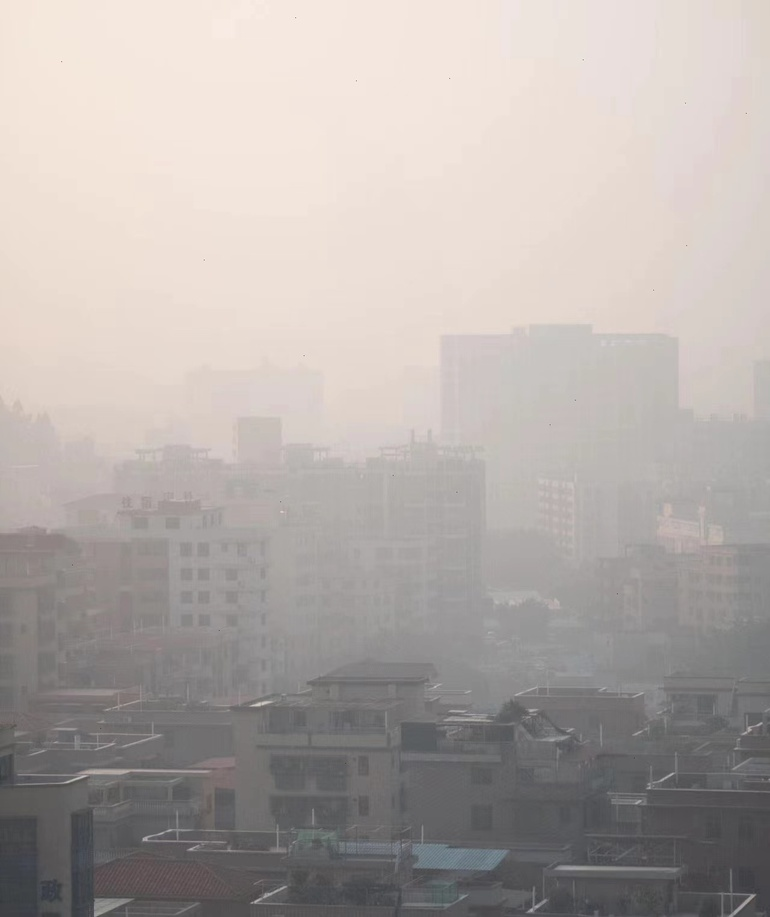
#> input picture Dehaze/medium.jpg, 770 x 917 px, shrunk from 1280 x 1525 before the run
$ python Dehaze.py   (older library calls are emulated)
#> lines starting #> are read from the running program, lines starting #| are printed output that depends on the picture
import sys
import cv2
import math
import numpy as np

#暗通道
def Dark_Channel(I,sr):
    b,g,r = cv2.split(I)
    src = cv2.min(cv2.min(r,g),b)
    kernel = cv2.getStructuringElement(cv2.MORPH_RECT,(2*sr+1,2*sr+1))
    dark = cv2.erode(src,kernel)
    return dark

#大气光强度A
def Atmospheric_Light(I,dark):
    [height,width] = I.shape[:2]
    I_size = height * width
    numpx = int(max(math.floor(I_size/1000),1))
    Dark_vec = dark.reshape(I_size,1)
    I_vec = I.reshape(I_size,3)
    indices = Dark_vec.argsort()
    indices = indices[I_size-numpx::]
    atmsum = np.zeros([1,3])
    for i in range(1,numpx):
       atmsum = atmsum + I_vec[indices[i]]
    A = atmsum / numpx
    return A

#透射率t(x)
def Estimate_Transmission(I,A,r,omega):
    I_norm = np.empty(I.shape,I.dtype)
    for ind in range(0,3):
        I_norm[:,:,ind] = I[:,:,ind]/A[0,ind]
    transmission = 1 - omega*Dark_Channel(I_norm,r)
    return transmission

#导向滤波
def GuideFilter(I,p,r,eps):
    mean_I = cv2.boxFilter(I,cv2.CV_64F,(r,r))
    mean_p = cv2.boxFilter(p, cv2.CV_64F,(r,r))
    mean_Ip = cv2.boxFilter(I*p,cv2.CV_64F,(r,r))
    cov_Ip = mean_Ip - mean_I*mean_p
    mean_II = cv2.boxFilter(I*I,cv2.CV_64F,(r,r))
    var_I   = mean_II - mean_I*mean_I

    a = cov_Ip/(var_I + eps)
    b = mean_p - a * mean_I
    mean_a = cv2.boxFilter(a,cv2.CV_64F,(r,r))
    mean_b = cv2.boxFilter(b,cv2.CV_64F,(r,r))
    return mean_a * I + mean_b

def TransmissionRefine(I, Tm):
    gray = cv2.cvtColor(I,cv2.COLOR_BGR2GRAY)
    gray = np.float64(gray)/255
    #GuideFilter中的均值滤波半径
    r = 60
    #确保分母不为0
    eps = 0.0001
    t = GuideFilter(gray,Tm,r,eps)
    return t

def Recover(I,t,A,tx):
    res = np.empty(I.shape,I.dtype)
    t = cv2.max(t,tx)
    for ind in range(0,3):
        res[:,:,ind] = (I[:,:,ind]-A[0,ind])/t + A[0,ind]
    return res

if __name__ == '__main__':
    fn = 'medium.jpg'
    src = cv2.imread(fn)
#> src is the input picture: shape (917, 770, 3); mean B, G, R 168.3, 171.8, 178.8
    I = src.astype('float64')/255

    #暗通道最小值滤波半径
    r=15
    #去除模糊的程度
    omega=0.95
    tx=0.1
    dark = Dark_Channel(I,r)
#> in Dark_Channel, `dark = cv2.erode(src,kernel)`:
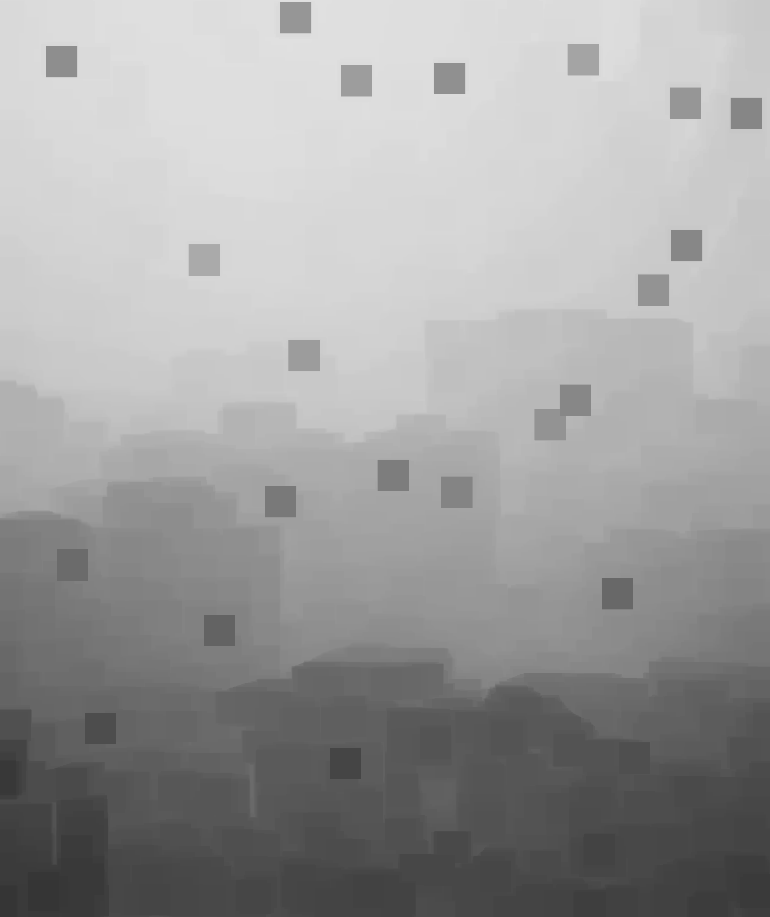
#> dark: shape (917, 770) float64; min 0.208, max 0.878, mean 0.62
    cv2.imwrite("Dark_medium_r15.jpg",dark*255)
    A = Atmospheric_Light(I,dark)
#> in Atmospheric_Light, `indices = indices[I_size-numpx::]`: indices = 706 values from 0 to 0
#> the loop in Atmospheric_Light, `for i in range(1,numpx):` made 705 passes
#> atmsum on passes 1 to 3: [[0.855, 0.898, 0.953]], [[1.71, 1.8, 1.91]], [[2.56, 2.69, 2.86]]
#> after the loop in Atmospheric_Light, `for i in range(1,numpx):`: atmsum = [[602.7, 633.1, 671.8]]
#> in Atmospheric_Light, `A = atmsum / numpx`: A = [[0.854, 0.897, 0.952]]
#> A = [[0.854, 0.897, 0.952]]
    Tm = Estimate_Transmission(I,A,r,omega)
#> after the loop in Estimate_Transmission, `for ind in range(0,3):`:
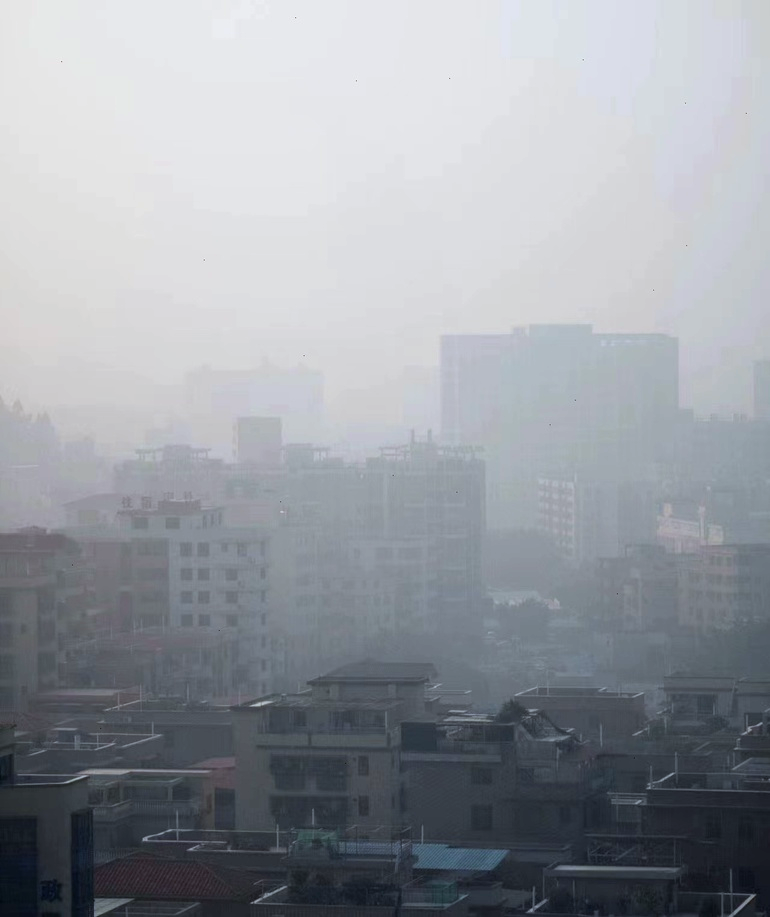
#> I_norm: shape (917, 770, 3) float64; mean B, G, R 0.773, 0.751, 0.737; drawn with min black and max white
    t = TransmissionRefine(src,Tm)
#> in GuideFilter, `return mean_a * I + mean_b`:
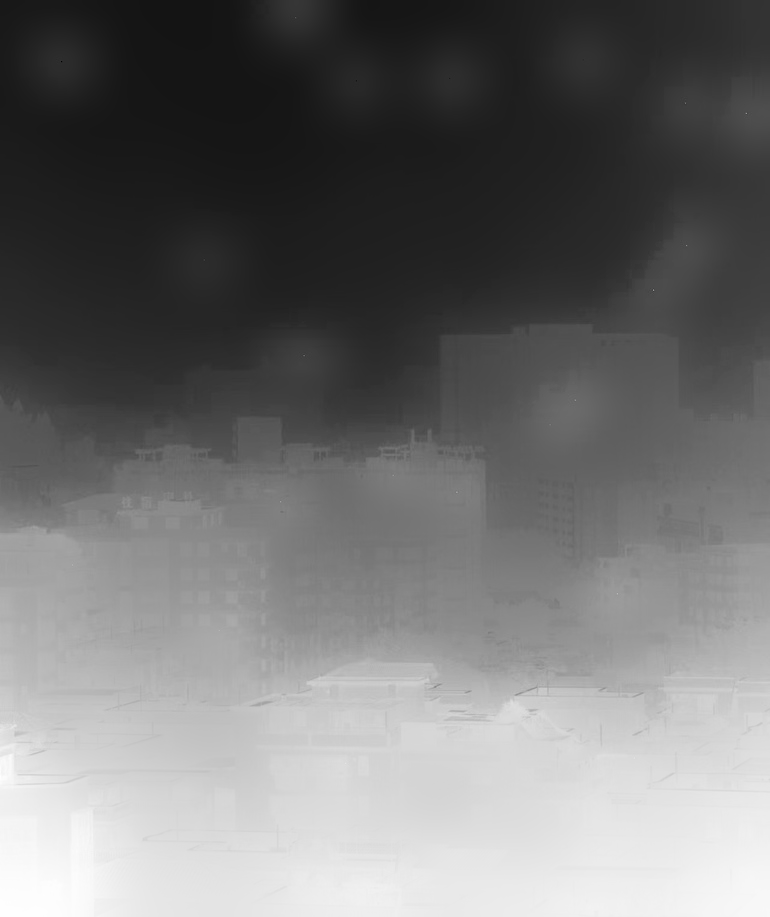
#> returned value: shape (917, 770) float64; min -0.0237, max 0.786, mean 0.339; drawn with min black and max white
    J = Recover(I,t,A,tx)
#> after the loop in Recover, `for ind in range(0,3):`:
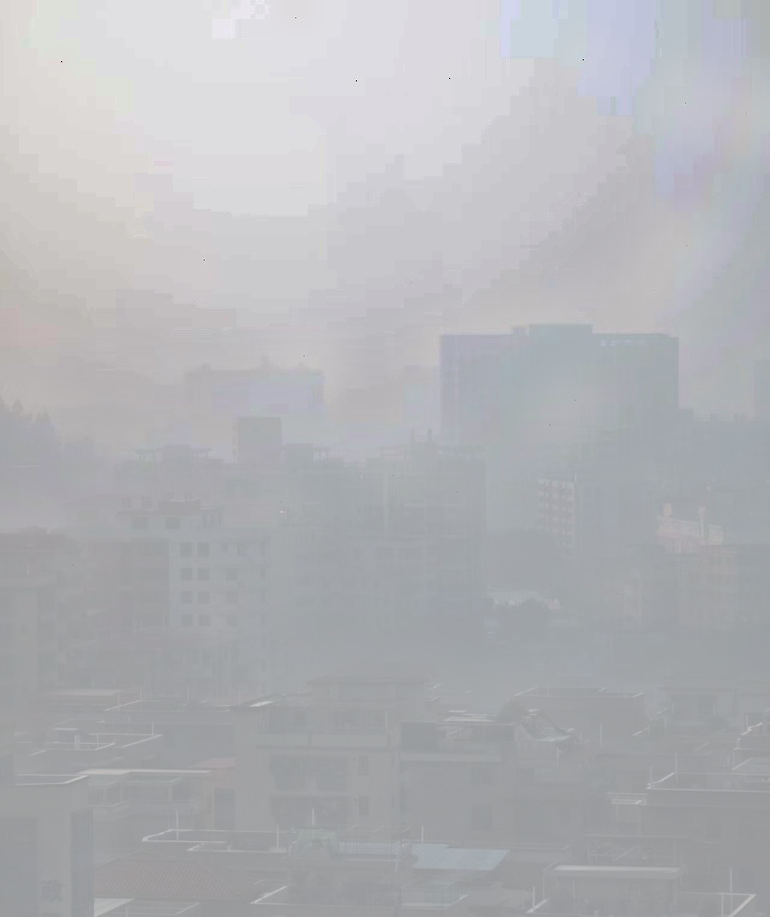
#> res: shape (917, 770, 3) float64; mean B, G, R 0.461, 0.413, 0.4; drawn with min black and max white

    arr = np.hstack((I, J))
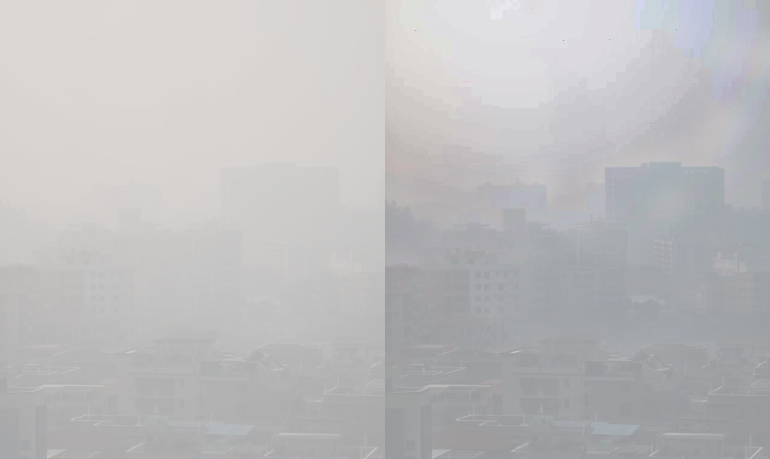
#> arr: shape (917, 1540, 3) float64 (shown at 1/2 size); mean B, G, R 0.56, 0.544, 0.551; drawn with min black and max white
    cv2.imwrite("Recover_medium_r15.jpg", J*255 )
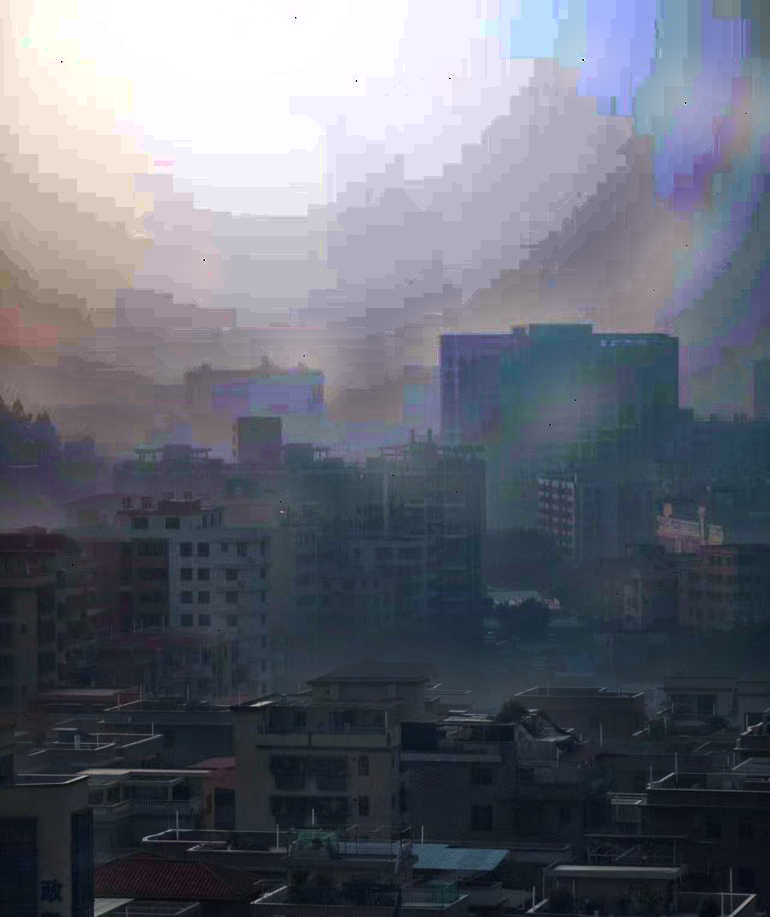
#> saved as Recover_medium_r15.jpg: shape (917, 770, 3); mean B, G, R 116.7, 105.2, 101.6
    cv2.imwrite("Contrast_medium_r15.jpg", arr*255)
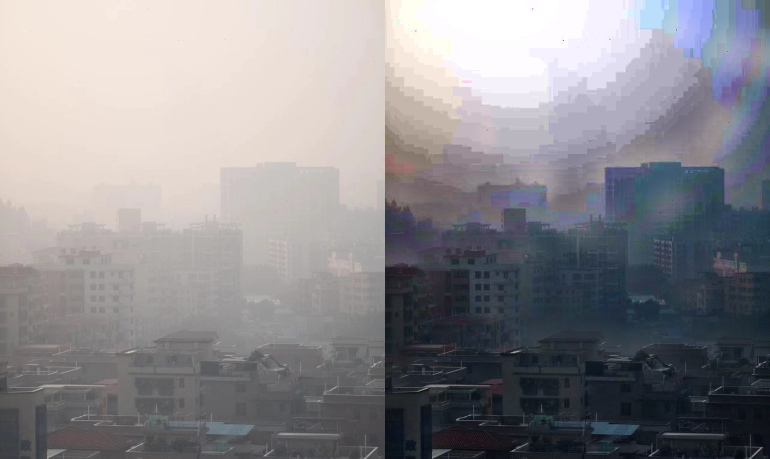
#> saved as Contrast_medium_r15.jpg: shape (917, 1540, 3) (shown at 1/2 size); mean B, G, R 142.5, 138.5, 140.2
    cv2.waitKey()

$ run again, with Dehaze/Dark_easy.jpg copied over Dehaze/medium.jpg
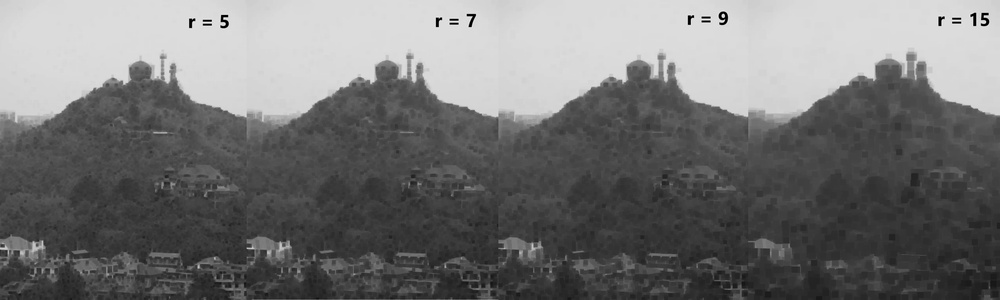
#> input picture Dehaze/Dark_easy.jpg, 1000 x 300 px, shrunk from 5083 x 1526 before the run
#> src is the input picture: shape (300, 1000, 3); min 0, max 253, mean 115.9
#> in Dark_Channel, `dark = cv2.erode(src,kernel)`:
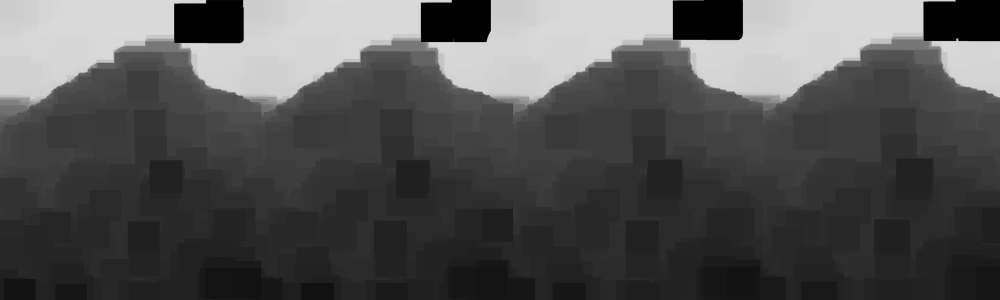
#> dark: shape (300, 1000) float64; min 0, max 0.859, mean 0.322
#> indices = 300 values from 0 to 0
#> the loop in Atmospheric_Light, `for i in range(1,numpx):` made 299 passes
#> atmsum on passes 1 to 3: [[0.8, 0.8, 0.8]], [[1.6, 1.6, 1.6]], [[2.4, 2.4, 2.4]]
#> after the loop in Atmospheric_Light, `for i in range(1,numpx):`: atmsum = [[239.2, 239.2, 239.2]]
#> in Atmospheric_Light, `A = atmsum / numpx`: A = [[0.797, 0.797, 0.797]]
#> `cv2.imwrite("Contrast_medium_r15.jpg", arr*255)`:
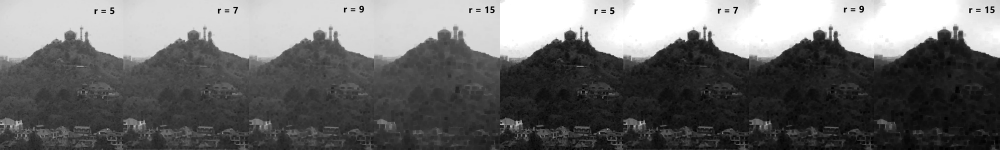
#> saved as Contrast_medium_r15.jpg: shape (300, 2000, 3) (shown at 1/2 size); min 0, max 255, mean 107.3
